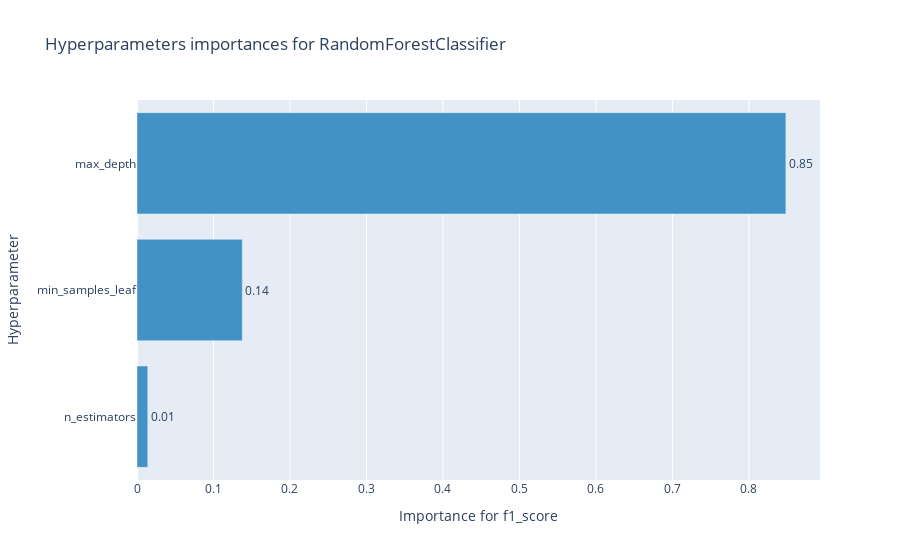

The code cell stored with this chart in its notebook:
### Code cell
# Visualization
optuna.visualization.plot_param_importances(study_rf, target_name='f1_score') \
    .update_layout(title='Hyperparameters importances for RandomForestClassifier')

### Figure 1 — Plotly figure (JSON) as saved in the notebook; plotly's stock layout.template omitted (floating-point values rounded to 4 significant figures)
{"data": [{"cliponaxis": false, "hovertemplate": ["n_estimators (IntDistribution): 0.014074111230363052<extra></extra>", "min_samples_leaf (IntDistribution): 0.13765029190212538<extra></extra>", "max_depth (IntDistribution): 0.8482755968675116<extra></extra>"], "marker": {"color": "rgb(66,146,198)"}, "orientation": "h", "text": ["0.01", "0.14", "0.85"], "textposition": "outside", "type": "bar", "x": [0.01407, 0.1377, 0.8483], "y": ["n_estimators", "min_samples_leaf", "max_depth"]}], "layout": {"showlegend": false, "title": {"text": "Hyperparameters importances for RandomForestClassifier"}, "xaxis": {"title": {"text": "Importance for f1_score"}}, "yaxis": {"title": {"text": "Hyperparameter"}}}}
